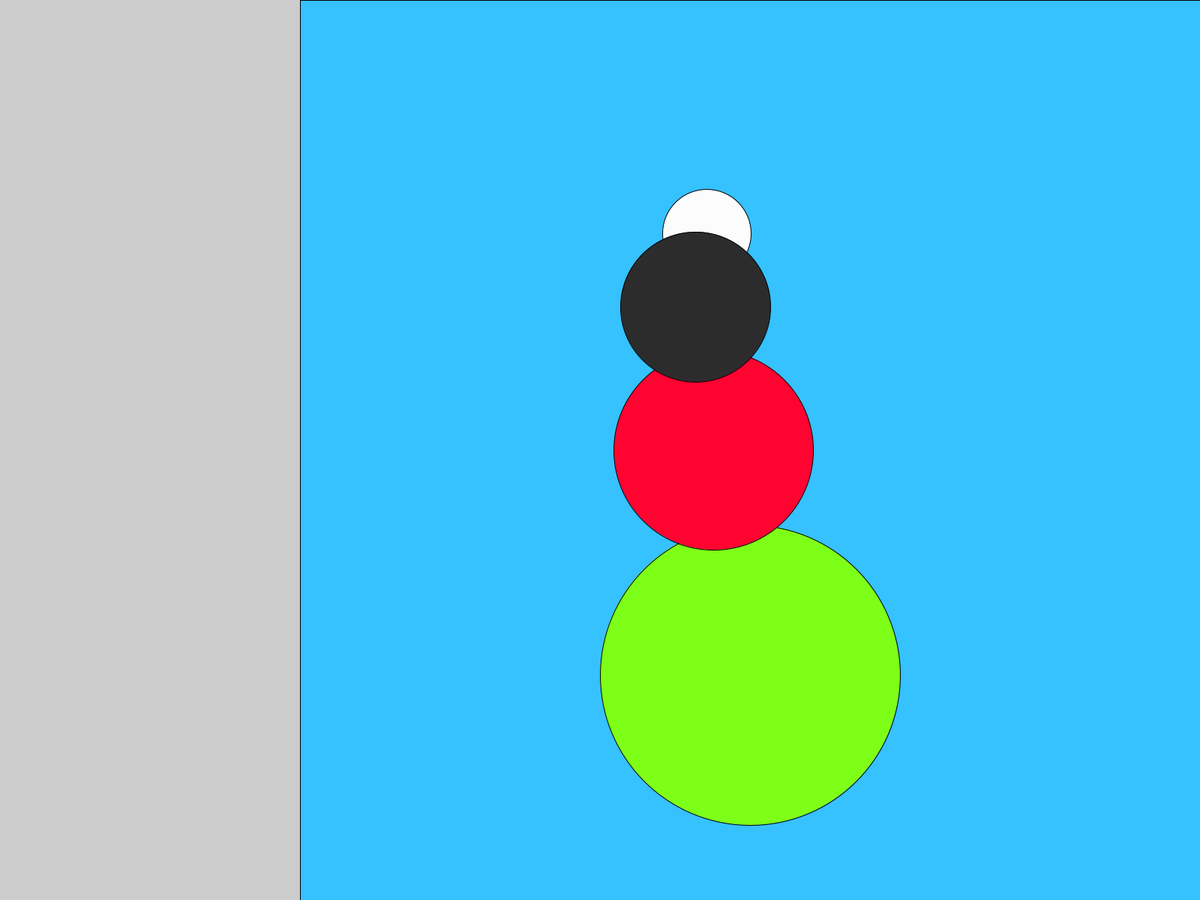
Frame 1 (no input)
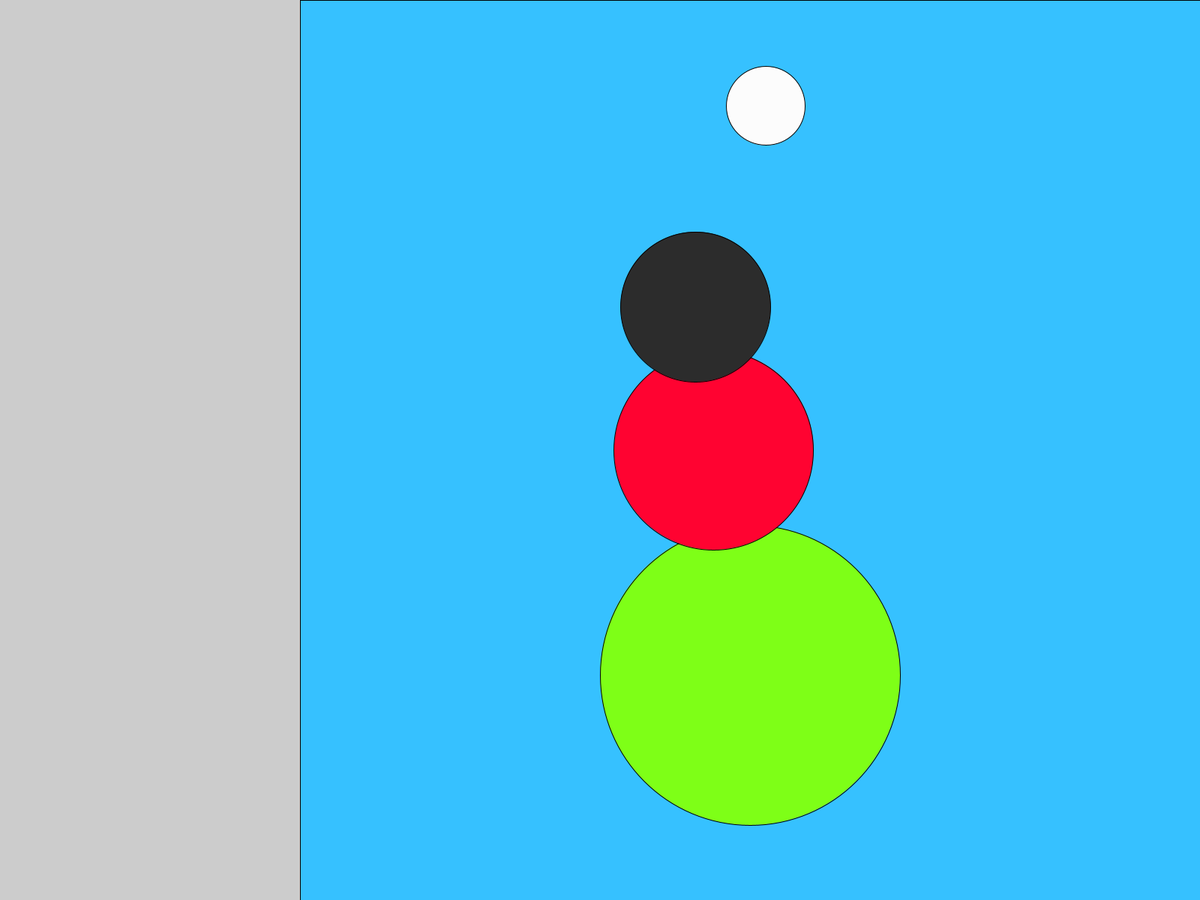
Frame 60 (the mouse pressed at the canvas centre just before this capture)
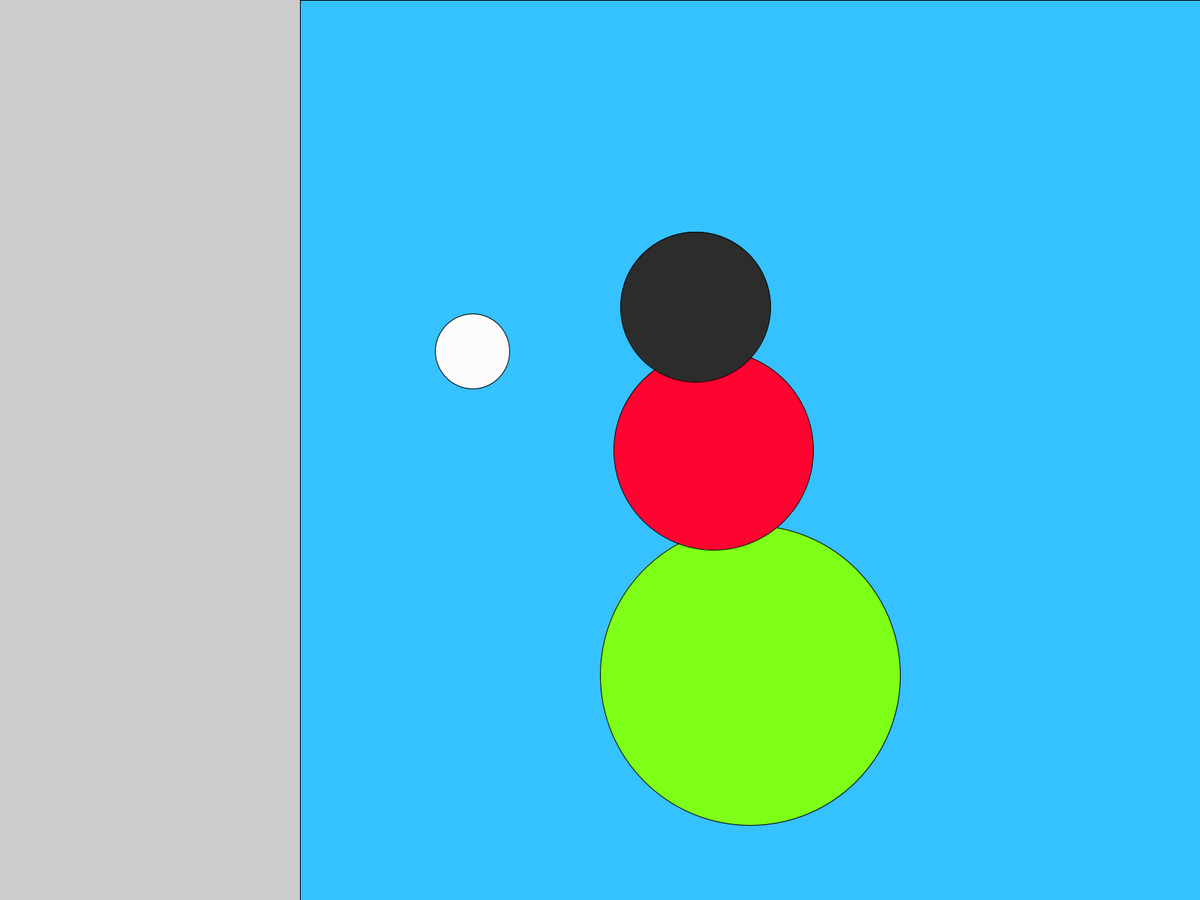
Frame 120 (the mouse held since frame 60 and released just before this capture)

The Processing sketch that drew these frames (run headless with seeded random() and noise(); from frame 60 on, the mouse is pressed at the canvas centre):

// Processing sketch: dynamicsnowman
// ── dynamicsnowman.pde
//Global Variables
int reset;
int shortSide;
float squareX, squareY, squareSide;
float topX, topY, topDiameter;
float middleX, middleY, middleDiameter;
float botX, botY, botDiameter;
float snoX, snoY, snoDiameter;
color snowcolor=#36C1FF, ccolor=#7EFF17, cccolor=#FF0331, ccccolor=#2C2C2C, cccccolor=#FCFCFC;

void setup() {
  fullScreen(); //displayWidth & displayHeight
if(width> height); shortSide = height;
println(shortSide);
//Populating Variables
populatingVariables();

//
}

void draw() {
  //The snow falling
snoX = random(width*1/3.5, width*4/5.3);
snoY = random(height);
snoDiameter = random(width*1/20, height*1/10);
ellipse(snoX, snoY, snoDiameter, snoDiameter);
fill(snowcolor);
rect(squareX, squareY, squareSide, squareSide);
fill(reset);
fill(cccccolor);
ellipse(snoX, snoY, snoDiameter, snoDiameter);
fill(reset);

fill(ccolor);
ellipse(topX, topY, topDiameter, topDiameter);
fill(reset);
fill(cccolor);
ellipse(middleX, middleY, middleDiameter, middleDiameter);
fill(reset);

fill(ccccolor);
ellipse(botX, botY, botDiameter, botDiameter);
fill(reset);
} // end draw ()

void keyPressed() {
}// end keyPressed()

void mousePressed() {
}// mousePressed()

// ── populatingvariables.pde
void populatingVariables() {
 squareX = width*1/4;
squareY = height*0;
squareSide= height;
topX = width*1/4+height*1/2;
topY = height*1/4+height*1/2;
topDiameter = width*1/4;
middleX = width*1/2.9+height*1/3;
middleY= height*1/6+height*1/3;
middleDiameter = width*1/6;
botX = width*1/2.55+height*1/4;
botY = height*1/11+height*1/4;
botDiameter = width*1/8;
//Snowman
//top circle
rect(squareX, squareY, squareSide, squareSide);
ellipse(topX, topY, topDiameter, topDiameter);
//middle circle
ellipse(middleX, middleY, middleDiameter, middleDiameter);
//bottom circle
ellipse(botX, botY, botDiameter, botDiameter);
} // end populating variables
